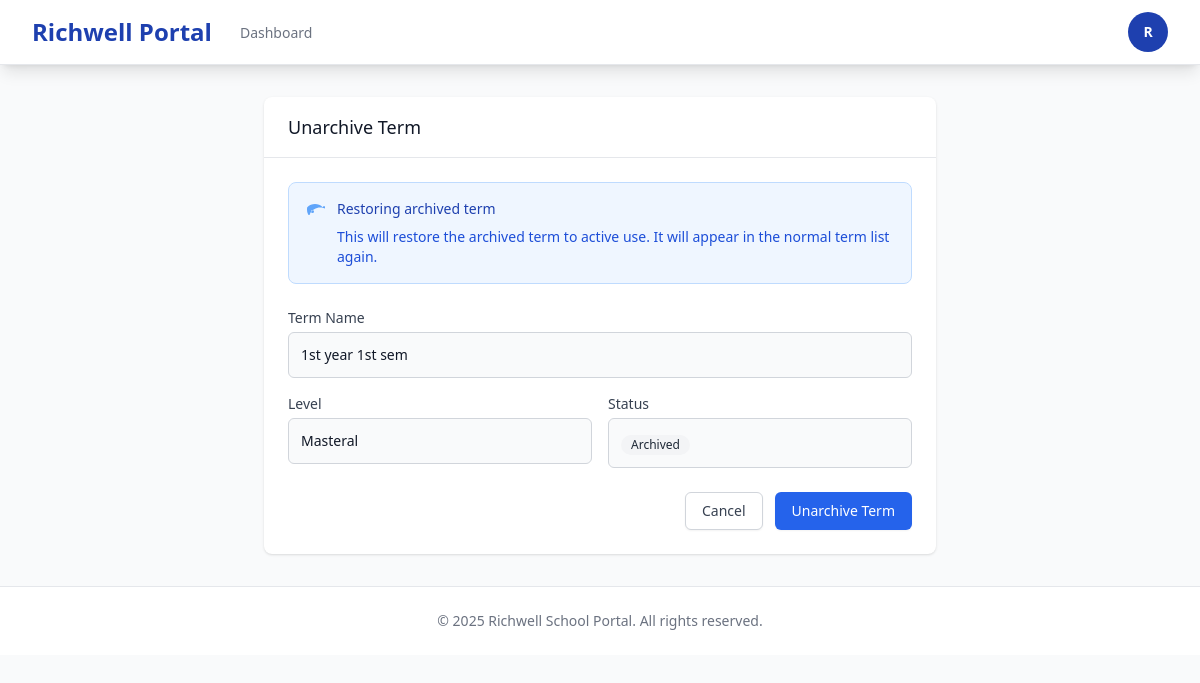
Page /registrar/enrollment/terms/3/unarchive/ (signed in) on the earlier database version.
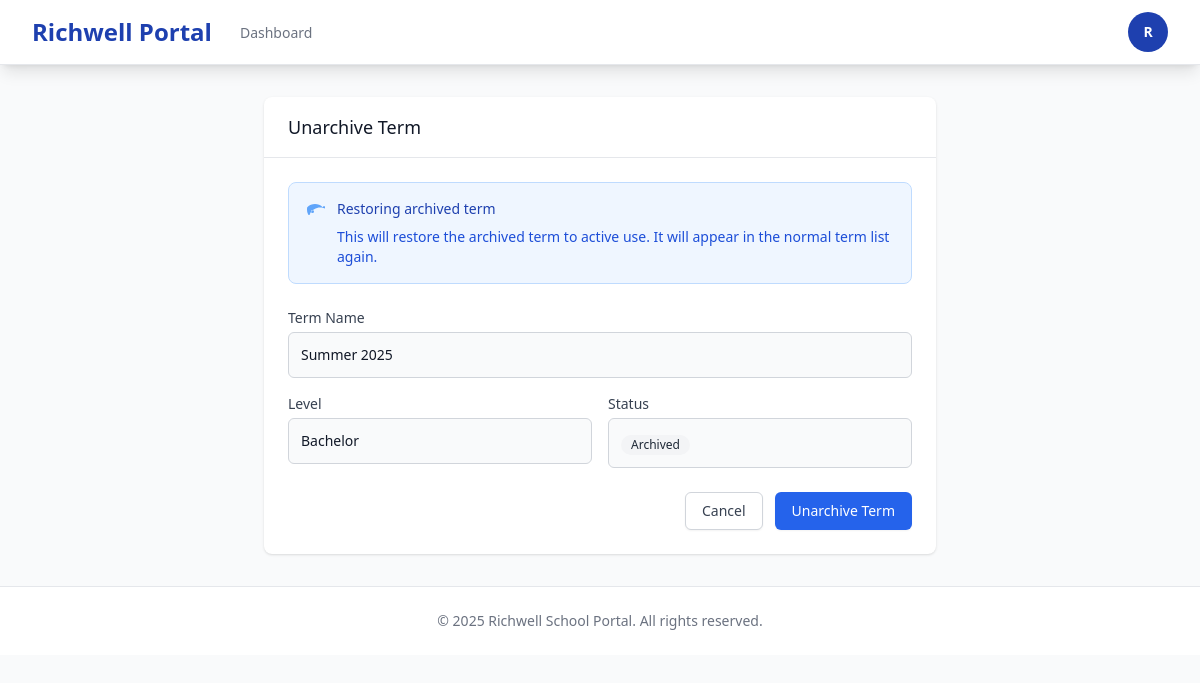
Same page on the later database version.
### enrollment/models.py (models this page shows, shortened)
class Term(models.Model):
    LEVEL_CHOICES = [
        ('SHS', 'Senior High School'),
        ('Bachelor', 'Bachelor'),
        ('Masteral', 'Masteral'),
    ]
    name = models.CharField(max_length=50)
    level = models.CharField(max_length=20, choices=LEVEL_CHOICES, default='Bachelor')
    start_date = models.DateField()
    end_date = models.DateField()
    add_drop_deadline = models.DateField(null=True, blank=True)
    grade_encoding_deadline = models.DateField(null=True, blank=True)
    is_active = models.BooleanField(default=False)
    archived = models.BooleanField(default=False)
    created_at = models.DateTimeField(auto_now_add=True)
    class Meta:
        unique_together = ('name', 'level')

### enrollment/views.py (the view, shortened to what this page needs)
# urls.py: path('terms/<int:pk>/unarchive/', views.term_unarchive, name='term_unarchive'),
@role_required('registrar')
def term_unarchive(request, pk):
    term = get_object_or_404(Term, pk=pk)
    context = {
        'term': term,
    }
    return render(request, 'registrar/terms/term_unarchive_confirm.html', context)

### templates/registrar/terms/term_unarchive_confirm.html (shortened to what this page needs)
{% extends 'base.html' %}
{% block content %}
<div class="max-w-2xl mx-auto">
    <div class="bg-white rounded-lg shadow overflow-hidden">
        <div class="px-6 py-4 border-b border-gray-200">
            <h2 class="text-lg font-medium text-gray-900">Unarchive Term</h2>
        </div>
        <div class="px-6 py-6">
            <div class="rounded-lg bg-blue-50 border border-blue-200 p-4 mb-6">
                <div class="flex">
                    <div class="flex-shrink-0">
                    </div>
                    <div class="ml-3">
                        <h3 class="text-sm font-medium text-blue-800">
                            Restoring archived term
                        </h3>
                        <div class="mt-2 text-sm text-blue-700">
                            <p>
                                This will restore the archived term to active use. It will appear in the normal term list again.
                            </p>
                        </div>
                    </div>
                </div>
            </div>
            <div class="space-y-4">
                <div>
                    <label class="block text-sm font-medium text-gray-700">Term Name</label>
                    <div class="mt-1 p-3 bg-gray-50 rounded-md border border-gray-300">
                        <p class="text-sm text-gray-900 font-medium">{{ term.name }}</p>
                    </div>
                </div>
                <div class="grid grid-cols-2 gap-4">
                    <div>
                        <label class="block text-sm font-medium text-gray-700">Level</label>
                        <div class="mt-1 p-3 bg-gray-50 rounded-md border border-gray-300">
                            <p class="text-sm text-gray-900">{{ term.get_level_display }}</p>
                        </div>
                    </div>
                    <div>
                        <label class="block text-sm font-medium text-gray-700">Status</label>
                        <div class="mt-1 p-3 bg-gray-50 rounded-md border border-gray-300">
                            <span class="inline-flex items-center px-2.5 py-0.5 rounded-full text-xs font-medium bg-gray-100 text-gray-800">Archived</span>
                        </div>
                    </div>
                </div>
            </div>
            <div class="mt-6 flex justify-end space-x-3">
                <a href="{% url 'enrollment:terms_list' %}"
                   class="px-4 py-2 border border-gray-300 rounded-md shadow-sm text-sm font-medium text-gray-700 bg-white hover:bg-gray-50 focus:outline-none focus:ring-2 focus:ring-offset-2 focus:ring-primary">
                    Cancel
                </a>
                <form method="POST" class="inline">
                    <button type="submit"
                            class="px-4 py-2 border border-transparent rounded-md shadow-sm text-sm font-medium text-white bg-blue-600 hover:bg-blue-700 focus:outline-none focus:ring-2 focus:ring-offset-2 focus:ring-blue-500">
                        Unarchive Term
                    </button>
                </form>
            </div>
        </div>
    </div>
</div>
{% endblock %}

Differences in the rows shown:
changed Term: name "1st year 1st sem" → "Summer 2025"; level "Masteral" → "Bachelor"
